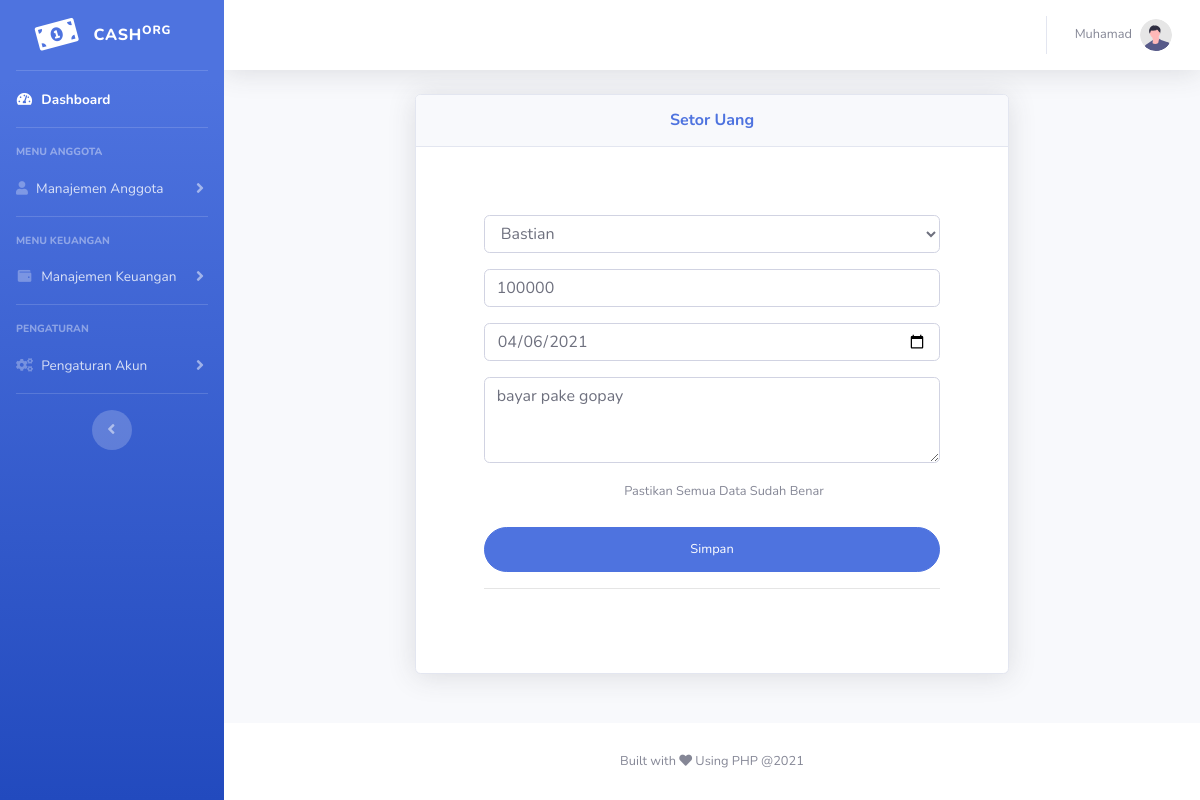
Page /dashboard/edit_kas.php?num=0390a8964a10e84e5337f674c73cc52f (signed in) on the committed database.
### tables this page shows
CREATE TABLE `cash_masuk` (
  `id` int(11) NOT NULL,
  `bayar_anggota` varchar(255) NOT NULL,
  `nominal_cash` int(100) NOT NULL,
  `ket_pembayaran` varchar(255) NOT NULL,
  `tgl_masuk` date NOT NULL,
  `code_uniq` varchar(255) NOT NULL
);

### dashboard/edit_kas.php (the view, shortened to what this page needs)
<?php
$nama_anggota = "";
$nominal_cash = "";
$tgl_kas = "";
$catatan = "";
if(isset($_GET['num']) && !empty($_GET['num'])){
    $id_data = $_GET['num'];
    $db = database::connect();
    $query = $db->prepare("SELECT * FROM cash_masuk WHERE code_uniq = :id");
    $query->bindParam(":id", $id_data);
    $query->execute();
        if($query->rowCount() === 1){
            $isi_data = $query->fetch(PDO::FETCH_ASSOC);
                $nama_anggota = $isi_data['bayar_anggota'];
                $nominal_cash = $isi_data['nominal_cash'];
                $tgl_kas = $isi_data['tgl_masuk'];
                $catatan = $isi_data['ket_pembayaran'];
        }else{
            header("Location: error.php");
            exit();
        }
}else{
    header("Location: error.php");
    exit();
}
 ?>
<!DOCTYPE html>
<html lang="en">
<head>
    <link href="vendor/fontawesome-free/css/all.min.css" rel="stylesheet" type="text/css">
    <link href="css/sb-admin-2.min.css" rel="stylesheet">
</head>
<body id="page-top">
    <div id="wrapper">
        <ul class="navbar-nav bg-gradient-primary sidebar sidebar-dark accordion" id="accordionSidebar">
            <a class="sidebar-brand d-flex align-items-center justify-content-center" href="index.php">
                <div class="sidebar-brand-icon rotate-n-15">
                    <i class="fas fa-money-bill-alt"></i>
                </div>
                <div class="sidebar-brand-text mx-3">Cash<sup>org</sup></div>
            </a>
            <hr class="sidebar-divider my-0">
            <li class="nav-item active">
                <a class="nav-link" href="index.php">
                    <i class="fas fa-fw fa-tachometer-alt"></i>
                    <span>Dashboard</span></a>
            </li>
            <hr class="sidebar-divider">
            <div class="sidebar-heading">
                Menu Anggota
            </div>
            <li class="nav-item">
                <a class="nav-link collapsed" href="#" data-toggle="collapse" data-target="#collapseTwo"
                    aria-expanded="true" aria-controls="collapseTwo">
                    <i class="fas fa-user fa-cog"></i>
                    <span>Manajemen Anggota</span>
                </a>
            </li>
            <hr class="sidebar-divider">
            <div class="sidebar-heading">
                Menu Keuangan
            </div>
            <li class="nav-item">
                <a class="nav-link collapsed" href="#" data-toggle="collapse" data-target="#collapsePages"
                    aria-expanded="true" aria-controls="collapsePages">
                    <i class="fas fa-fw fa-wallet"></i>
                    <span>Manajemen Keuangan</span>
                </a>
            </li>
            <hr class="sidebar-divider">
            <div class="sidebar-heading">
                Pengaturan
            </div>
            <li class="nav-item">
                <a class="nav-link collapsed" href="#" data-toggle="collapse" data-target="#collapseCon"
                    aria-expanded="true" aria-controls="collapsePages">
                    <i class="fas fa-fw fa-cogs"></i>
                    <span>Pengaturan Akun</span>
                </a>
            </li>
            <hr class="sidebar-divider d-none d-md-block">
            <div class="text-center d-none d-md-inline">
                <button class="rounded-circle border-0" id="sidebarToggle"></button>
            </div>
        </ul>
        <div id="content-wrapper" class="d-flex flex-column">
            <div id="content">
                <nav class="navbar navbar-expand navbar-light bg-white topbar mb-4 static-top shadow">
                    <ul class="navbar-nav ml-auto">
                        <li class="nav-item dropdown no-arrow">
                            <a class="nav-link dropdown-toggle" href="#" id="userDropdown" role="button"
                                data-toggle="dropdown" aria-haspopup="true" aria-expanded="false">
                                <span class="mr-2 d-none d-lg-inline text-gray-600 small"><?php echo $_SESSION['nama']; ?></span>
                                <img class="img-profile rounded-circle"
                                    src="img/undraw_profile.svg">
                            </a>
                        </li>
                    </ul>
                </nav>
                <div class="container-fluid">
                    <center>
                    <div class="col-lg-8">
                                <div class="card shadow mb-4">
                                <div class="card-header py-3">
                                    <h6 class="m-0 font-weight-bold text-primary">Setor Uang</h6>
                                </div>
                                <div class="card-body">
                                     <div class="p-5">
                                    <form class="user" method="post" action="">
                                        <div class="form-group">
                                            <select class="form-control" name="bayar_anggota">
                                            <option selected value="<?php echo $nama_anggota; ?>"><?php echo $nama_anggota; ?></option>
                                            </select>
                                        </div>
                                        <div class="form-group">
                                            <input type="number" class="form-control" name="nominal_cash" value="<?php echo $nominal_cash; ?>">
                                        </div>
                                        <div class="form-group">
                                            <input type="date" class="form-control" name="tgl_kas" value="<?php echo $tgl_kas; ?>">
                                        </div>
                                        <div class="mb-3">
                                              <textarea class="form-control" id="exampleFormControlTextarea1" rows="3" name="catatan"><?php echo $catatan; ?></textarea>
                                        </div>
                                        <div class="form-group">
                                            <div class="custom-control custom-checkbox small">
                                                <label>Pastikan Semua Data Sudah Benar</label>
                                            </div>
                                        </div>
                                        <button type="submit" class="btn btn-primary btn-user btn-block" name="submit">Simpan </button>
                                    </form>
                                    <hr>
                                </div>
                                </div>
                            </div>
                    </div>
                    </center>
                </div>
            </div>
            <footer class="sticky-footer bg-white">
                <div class="container my-auto">
                    <div class="copyright text-center my-auto">
                         <span>Built with <i class="fas fa-heart"></i> Using PHP @<?php echo date('Y'); ?></span>
                    </div>
                </div>
            </footer>
        </div>
    </div>
</body>
</html>

### rows in the picture
cash_masuk: bayar_anggota "Bastian", nominal_cash "100000", tgl_kas "04/06/2021", catatan "bayar pake gopay"

### other values in the picture
$_SESSION['nama'] "Muhamad"
